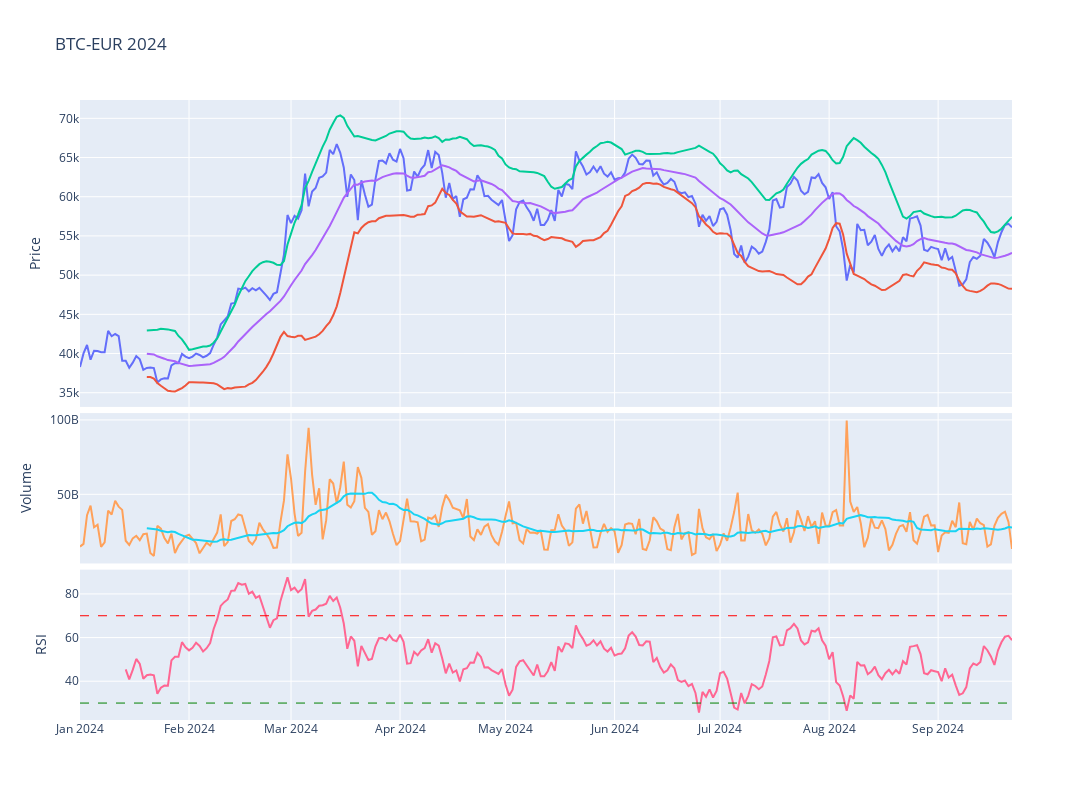

Notebook source saved alongside this figure:
### Code cell
# Plot the adjusted close price
fig = make_subplots(rows=4, cols=1,shared_xaxes=True,vertical_spacing=0.01,specs=[[{'rowspan':2,'colspan':1}],[None],[{'rowspan':1,'colspan':1}],[{'rowspan':1,'colspan':1}]])

# Graph (1,1)
fig.add_trace(go.Scatter(x=stock_ticker['Adj Close'].loc[year].index,y=stock_ticker['Adj Close'].loc[year],mode="lines",name=f'{ticker}'),row=1,col=1)
fig.add_trace(go.Scatter(x=stock_ticker['BB_Lower'].loc[year].index,y=stock_ticker['BB_Lower'].loc[year],mode="lines",name='BB_Lower'),row=1,col=1)
fig.add_trace(go.Scatter(x=stock_ticker['BB_Upper'].loc[year].index,y=stock_ticker['BB_Upper'].loc[year],mode="lines",name='BB_Upper'),row=1,col=1)
fig.add_trace(go.Scatter(x=stock_ticker['MMA20'].loc[year].index,y=stock_ticker['MMA20'].loc[year],mode="lines",name='MMA20'),row=1,col=1)
# Update xaxis properties
fig.update_yaxes(title_text="Price", row=1, col=1)

# Graph (3,1)
fig.add_trace(go.Scatter(x=stock_ticker['Volume'].loc[year].index,y=stock_ticker['Volume'].loc[year],mode="lines",name='Volume'),row=3, col=1)
fig.add_trace(go.Scatter(x=stock_ticker['Volume'].loc[year].index,y=stock_ticker['Volume'].loc[year].rolling(20).mean(),mode="lines",name='MMA20'),row=3,col=1)
fig.update_yaxes(title_text="Volume", row=3, col=1)

# Graph (4,1)
fig.add_trace(go.Scatter(x=stock_ticker['RSI'].loc[year].index,y=stock_ticker['RSI'].loc[year],mode="lines",name='RSI'),row=4, col=1)
fig.add_hline(y=30, line_width=1, line_dash="dash", line_color="green",row=4,col=1)
fig.add_hline(y=70, line_width=1, line_dash="dash", line_color="red",row=4,col=1)
fig.update_yaxes(title_text="RSI", row=4, col=1)

fig.update_layout(height=800, width=1300,showlegend=False,title=f"{ticker} {year}")

fig.show()

### Figure 1 — Plotly figure (JSON) as saved in the notebook; plotly's stock layout.template omitted (floating-point values rounded to 4 significant figures; data arrays with more than 128 entries replaced by an {"elided": "..."} marker saying what was removed)
{"data": [{"mode": "lines", "name": "BTC-EUR", "type": "scatter", "x": {"elided": "266 str values"}, "xaxis": "x", "y": {"elided": "266 float values"}, "yaxis": "y"}, {"mode": "lines", "name": "BB_Lower", "type": "scatter", "x": {"elided": "266 str values"}, "xaxis": "x", "y": {"elided": "266 float values"}, "yaxis": "y"}, {"mode": "lines", "name": "BB_Upper", "type": "scatter", "x": {"elided": "266 str values"}, "xaxis": "x", "y": {"elided": "266 float values"}, "yaxis": "y"}, {"mode": "lines", "name": "MMA20", "type": "scatter", "x": {"elided": "266 str values"}, "xaxis": "x", "y": {"elided": "266 float values"}, "yaxis": "y"}, {"mode": "lines", "name": "Volume", "type": "scatter", "x": {"elided": "266 str values"}, "xaxis": "x2", "y": {"elided": "266 int values"}, "yaxis": "y2"}, {"mode": "lines", "name": "MMA20", "type": "scatter", "x": {"elided": "266 str values"}, "xaxis": "x2", "y": {"elided": "266 float values"}, "yaxis": "y2"}, {"mode": "lines", "name": "RSI", "type": "scatter", "x": {"elided": "266 str values"}, "xaxis": "x3", "y": {"elided": "266 float values"}, "yaxis": "y3"}], "layout": {"height": 800, "shapes": [{"line": {"color": "green", "dash": "dash", "width": 1}, "type": "line", "x0": 0, "x1": 1, "xref": "x3 domain", "y0": 30, "y1": 30, "yref": "y3"}, {"line": {"color": "red", "dash": "dash", "width": 1}, "type": "line", "x0": 0, "x1": 1, "xref": "x3 domain", "y0": 70, "y1": 70, "yref": "y3"}], "showlegend": false, "title": {"text": "BTC-EUR 2024"}, "width": 1300, "xaxis": {"anchor": "y", "domain": [0, 1], "matches": "x3", "showticklabels": false}, "xaxis2": {"anchor": "y2", "domain": [0, 1], "matches": "x3", "showticklabels": false}, "xaxis3": {"anchor": "y3", "domain": [0, 1]}, "yaxis": {"anchor": "x", "domain": [0.505, 1], "title": {"text": "Price"}}, "yaxis2": {"anchor": "x2", "domain": [0.2525, 0.495], "title": {"text": "Volume"}}, "yaxis3": {"anchor": "x3", "domain": [0, 0.2425], "title": {"text": "RSI"}}}}
